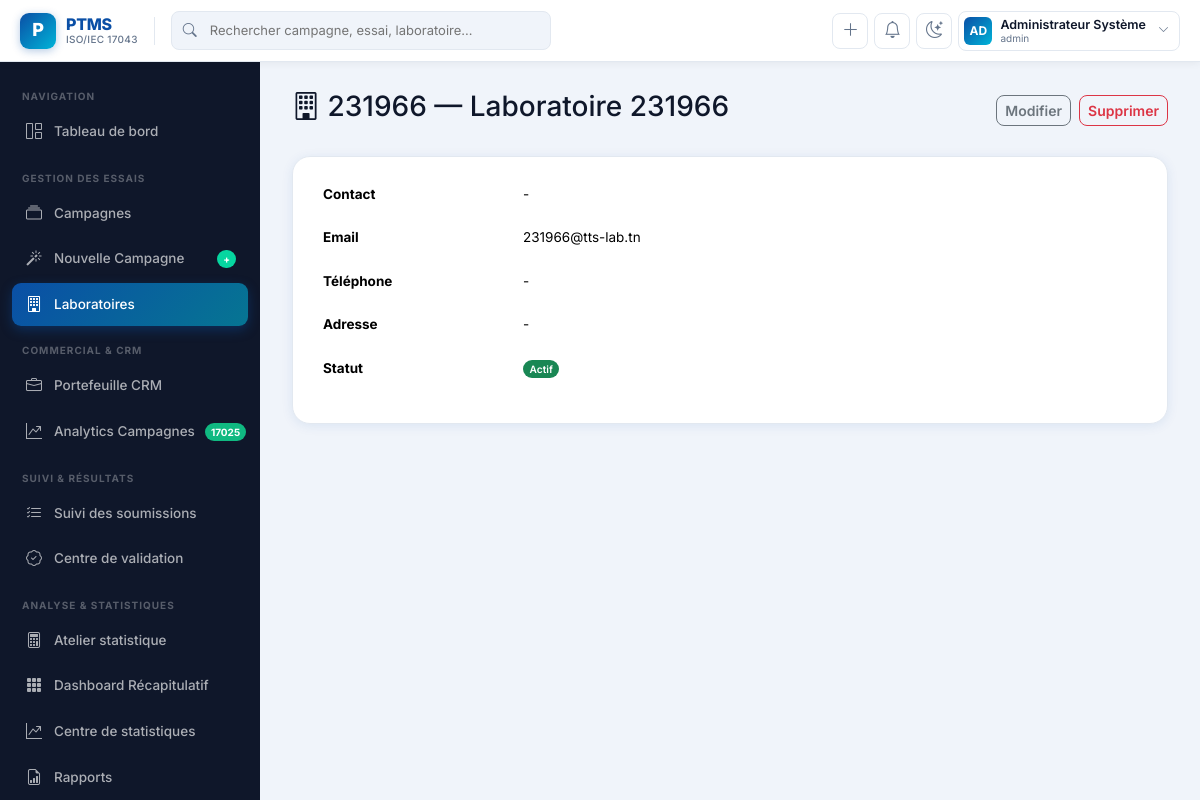
The app's page /laboratories/24 (signed in) with its own data.
### models.py (models this page shows, shortened)
class User(UserMixin, db.Model):
    __tablename__ = "users"
    id = db.Column(db.Integer, primary_key=True)
    username = db.Column(db.String(80), unique=True, nullable=False)
    email = db.Column(db.String(150), unique=True, nullable=False)
    password_hash = db.Column(db.String(255), nullable=False)
    full_name = db.Column(db.String(150), nullable=False)
    role = db.Column(db.String(30), nullable=False, default="participant")
    laboratory_id = db.Column(db.Integer, db.ForeignKey("laboratories.id"), nullable=True)
    active = db.Column(db.Boolean, default=True)
    created_at = db.Column(db.DateTime, default=datetime.utcnow)
    last_login = db.Column(db.DateTime, nullable=True)
    laboratory = db.relationship("Laboratory", back_populates="users")
    def is_admin(self):
        return self.role == "admin"
    def is_participant(self):
        return self.role == "participant"
    def is_staff(self):
        return self.role in ("admin", "chef_technique", "auditeur")

class Laboratory(db.Model):
    __tablename__ = "laboratories"
    id = db.Column(db.Integer, primary_key=True)
    code = db.Column(db.String(30), unique=True, nullable=False)
    name = db.Column(db.String(200), nullable=False)
    contact_name = db.Column(db.String(150))
    email = db.Column(db.String(150))
    phone = db.Column(db.String(50))
    address = db.Column(db.String(300))
    commercial_status = db.Column(db.String(30), default="prospect", nullable=False)  # prospect, confirme, retenu, fidele
    iso17025_accredited = db.Column(db.Boolean, default=False, nullable=False)
    active = db.Column(db.Boolean, default=True)
    created_at = db.Column(db.DateTime, default=datetime.utcnow)
    users = db.relationship("User", back_populates="laboratory")
    campaign_links = db.relationship("CampaignLaboratory", back_populates="laboratory", cascade="all, delete-orphan")
    tracking_entries = db.relationship("CommercialTracking", back_populates="laboratory", cascade="all, delete-orphan", order_by="CommercialTracking.created_at.desc()")

### blueprints/laboratories.py (the view)
@laboratories_bp.route("/<int:lab_id>")
@login_required
@roles_required("admin", "chef_technique", "auditeur")
def view_lab(lab_id):
    lab = Laboratory.query.get_or_404(lab_id)
    return render_template("laboratories/view.html", lab=lab)

### blueprints/auth.py (called while the page is built)
def roles_required(*roles):
    def decorator(f):
        @wraps(f)
        def wrapped(*args, **kwargs):
            if not current_user.is_authenticated:
                return redirect(url_for("auth.login"))
            if current_user.role not in roles:
                flash("Vous n'avez pas les droits pour accéder à cette page.", "danger")
                return redirect(url_for("dashboard.index"))
            return f(*args, **kwargs)
        return wrapped
    return decorator

### templates/laboratories/view.html (shortened to what this page needs)
{% extends "base.html" %}
{% block content %}
<div class="d-flex justify-content-between align-items-center mb-4">
    <h3><i class="bi bi-building"></i> {{ lab.code }} — {{ lab.name }}</h3>
    <div class="d-flex gap-2">
        {% if current_user.role in ['admin','chef_technique'] %}
        <a href="{{ url_for('laboratories.edit_lab', lab_id=lab.id) }}" class="btn btn-outline-secondary btn-sm">Modifier</a>
        {% endif %}
        {% if current_user.is_admin() %}
        <form method="POST" action="{{ url_for('laboratories.delete_lab', lab_id=lab.id) }}" onsubmit="return confirm('Supprimer ce laboratoire ?');">
            <button class="btn btn-outline-danger btn-sm">Supprimer</button>
        </form>
        {% endif %}
    </div>
</div>
<div class="card card-kpi p-3">
    <table class="table table-borderless">
        <tr><th style="width:200px;">Contact</th><td>{{ lab.contact_name or '-' }}</td></tr>
        <tr><th>Email</th><td>{{ lab.email or '-' }}</td></tr>
        <tr><th>Téléphone</th><td>{{ lab.phone or '-' }}</td></tr>
        <tr><th>Adresse</th><td>{{ lab.address or '-' }}</td></tr>
        <tr><th>Statut</th><td><span class="badge bg-{{ 'success' if lab.active else 'secondary' }}">{{ 'Actif' if lab.active else 'Inactif' }}</span></td></tr>
    </table>
</div>
{% endblock %}

### templates/base.html (shortened to what this page needs)
<!DOCTYPE html>
<html lang="fr">
<head>
    <link href="https://cdn.jsdelivr.net/npm/bootstrap@5.3.2/dist/css/bootstrap.min.css" rel="stylesheet">
    <link href="https://cdn.jsdelivr.net/npm/bootstrap-icons@1.11.3/font/bootstrap-icons.css" rel="stylesheet">
</head>
<body>
{% if current_user.is_authenticated %}
<nav class="ptms-topnav">
    <a class="ptms-brand" href="{{ url_for('dashboard.index') }}">
        <div class="ptms-brand-logo">P</div>
        <div class="ptms-brand-text">
            <span class="ptms-brand-name">PTMS</span>
            <span class="ptms-brand-sub">ISO/IEC 17043</span>
        </div>
    </a>
    <div class="ptms-topnav-search position-relative">
        <input type="text" placeholder="Rechercher campagne, essai, laboratoire…" id="globalSearch">
    </div>
    <div class="ptms-topnav-actions">
        {% if current_user.is_staff() %}
        <a href="{{ url_for('wizard.start') }}" class="ptms-icon-btn" title="Nouvelle campagne">
            <i class="bi bi-plus-lg"></i>
        </a>
        {% endif %}
        <a href="{{ url_for('dashboard.index') }}" class="ptms-icon-btn" id="notifBtn">
            <i class="bi bi-bell"></i>
        </a>
        <button class="ptms-icon-btn" onclick="toggleTheme()" title="Apparence">
            <i class="bi bi-moon-stars" id="themeIcon"></i>
        </button>
        <div class="dropdown">
            <a class="ptms-user-pill" data-bs-toggle="dropdown" href="#">
                <div class="ptms-user-avatar">
                    {{ current_user.full_name[:2].upper() if current_user.full_name else 'PT' }}
                </div>
                <div class="ptms-user-info">
                    <div class="ptms-user-name">{{ current_user.full_name or current_user.email }}</div>
                    <div class="ptms-user-role">{{ current_user.role }}</div>
                </div>
                <i class="bi bi-chevron-down ms-1" style="font-size:11px;color:var(--ptms-muted)"></i>
            </a>
        </div>
    </div>
</nav>
<aside class="ptms-sidebar" id="ptmsSidebar">
    <div class="ptms-sidebar-inner">
        <div class="ptms-sidebar-section">
            <div class="ptms-sidebar-section-label">Navigation</div>
            <a href="{{ url_for('dashboard.index') }}" class="ptms-nav-link {% if request.endpoint and 'dashboard' in request.endpoint %}active{% endif %}">
                <i class="bi bi-grid-1x2"></i> Tableau de bord
            </a>
        </div>
        {% if current_user.is_staff() %}
        <div class="ptms-sidebar-section">
            <div class="ptms-sidebar-section-label">Gestion des Essais</div>
            <a href="{{ url_for('campaigns.list_campaigns') }}" class="ptms-nav-link {% if request.endpoint and 'campaign' in request.endpoint %}active{% endif %}">
                <i class="bi bi-collection"></i> Campagnes
            </a>
            {% if current_user.role in ['admin','chef_technique'] %}
            <a href="{{ url_for('wizard.start') }}" class="ptms-nav-link {% if request.endpoint and 'wizard' in request.endpoint %}active{% endif %}">
                <i class="bi bi-magic"></i> Nouvelle Campagne
                <span class="ptms-nav-badge" style="background:var(--ptms-accent2);">+</span>
            </a>
            {% endif %}
            <a href="{{ url_for('laboratories.list_labs') }}" class="ptms-nav-link {% if request.endpoint and 'laborator' in request.endpoint %}active{% endif %}">
                <i class="bi bi-building"></i> Laboratoires
            </a>
        </div>
        <div class="ptms-sidebar-section">
            <div class="ptms-sidebar-section-label">Commercial & CRM</div>
            <a href="{{ url_for('commercial.index') }}" class="ptms-nav-link {% if request.endpoint == 'commercial.index' %}active{% endif %}">
                <i class="bi bi-briefcase"></i> Portefeuille CRM
            </a>
            <a href="{{ url_for('commercial.campaign_analytics') }}" class="ptms-nav-link {% if request.endpoint == 'commercial.campaign_analytics' %}active{% endif %}">
                <i class="bi bi-graph-up-arrow"></i> Analytics Campagnes
                <span class="ptms-nav-badge" style="background:#10B981;">17025</span>
            </a>
        </div>
        <div class="ptms-sidebar-section">
            <div class="ptms-sidebar-section-label">Suivi & Résultats</div>
            <a href="{{ url_for('participants.tracker') }}" class="ptms-nav-link {% if request.endpoint and 'tracker' in request.endpoint %}active{% endif %}">
                <i class="bi bi-list-check"></i> Suivi des soumissions
            </a>
            <a href="{{ url_for('participants.validation_center') }}" class="ptms-nav-link {% if request.endpoint and 'validation' in request.endpoint %}active{% endif %}">
                <i class="bi bi-patch-check"></i> Centre de validation
            </a>
        </div>
        <div class="ptms-sidebar-section">
            <div class="ptms-sidebar-section-label">Analyse & Statistiques</div>
            <a href="{{ url_for('traitement.atelier') }}" class="ptms-nav-link {% if request.endpoint == 'traitement.atelier' %}active{% endif %}">
                <i class="bi bi-calculator"></i> Atelier statistique
            </a>
            <a href="{{ url_for('traitement.dashboard') }}" class="ptms-nav-link {% if request.endpoint == 'traitement.dashboard' %}active{% endif %}">
                <i class="bi bi-grid-3x3-gap-fill"></i> Dashboard Récapitulatif
            </a>
            <a href="{{ url_for('statistics.index') }}" class="ptms-nav-link {% if request.endpoint and 'statistics' in request.endpoint %}active{% endif %}">
                <i class="bi bi-graph-up-arrow"></i> Centre de statistiques
            </a>
            <a href="{{ url_for('reports.index') }}" class="ptms-nav-link {% if request.endpoint and 'report' in request.endpoint %}active{% endif %}">
                <i class="bi bi-file-earmark-bar-graph"></i> Rapports
            </a>
        </div>
        {% endif %}
    </div>
</aside>
<main class="ptms-main ptms-animate">
    {% block content %}{% endblock %}
</main>
{% endif %}
</body>
</html>

### records on screen
User: full_name "AD", full_name "Administrateur Système", role "admin"
Laboratory: code "231966", name "Laboratoire 231966", contact_name "-", email "231966@tts-lab.tn", phone "-", address "-", active "Actif"
